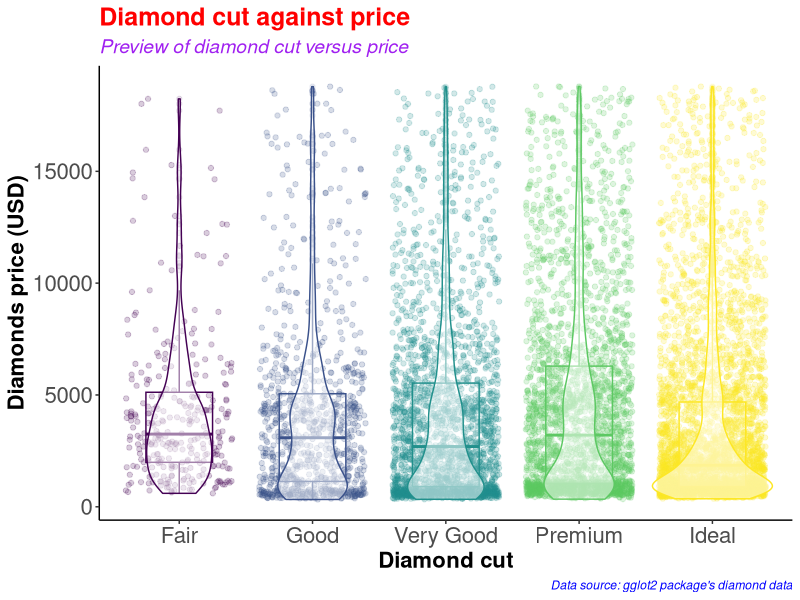
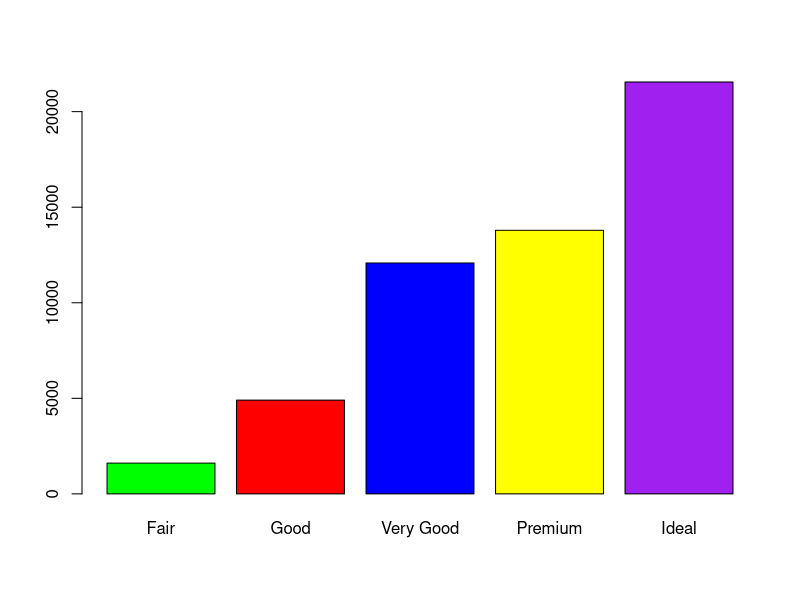
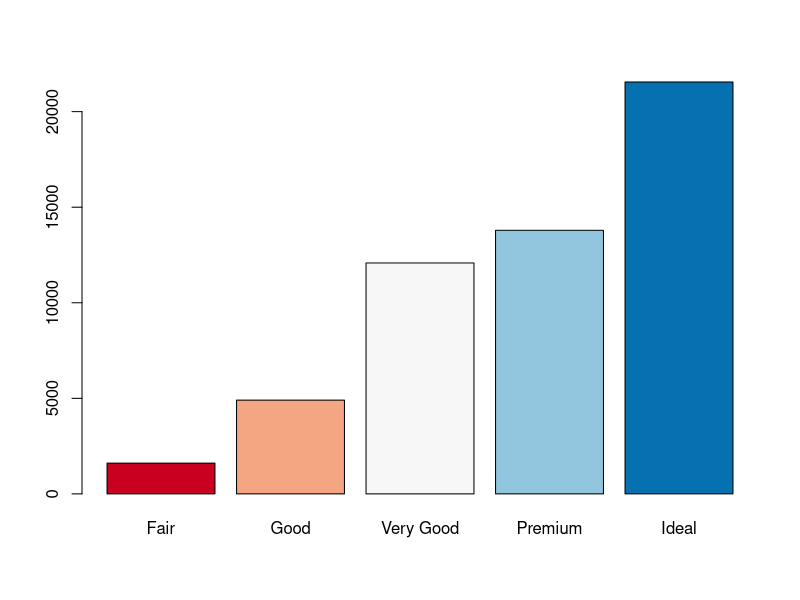
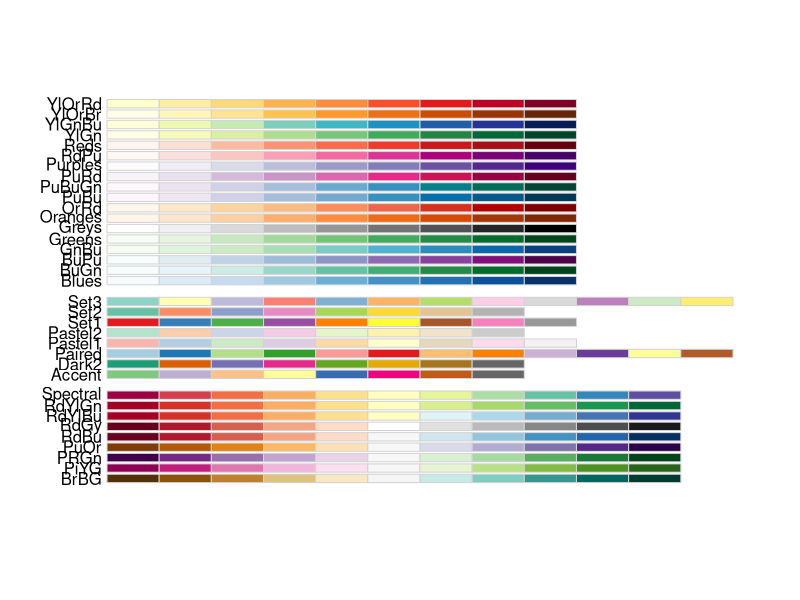
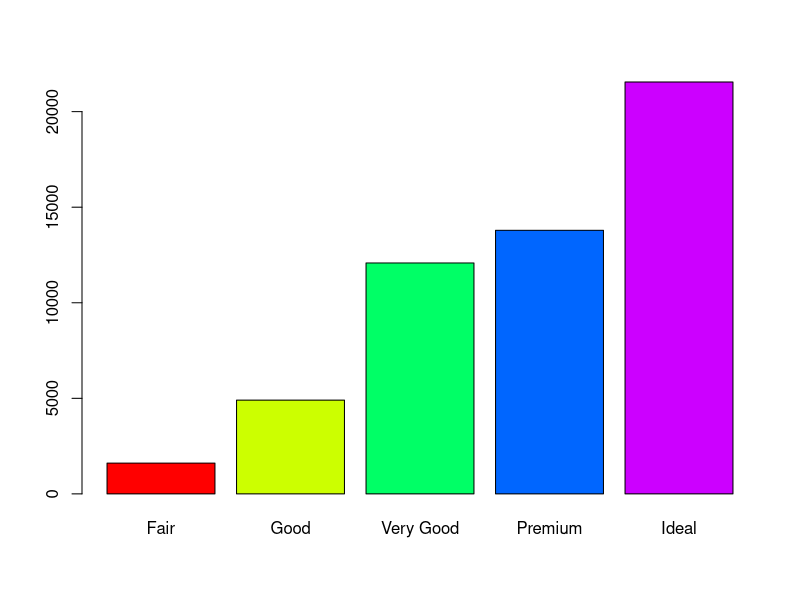
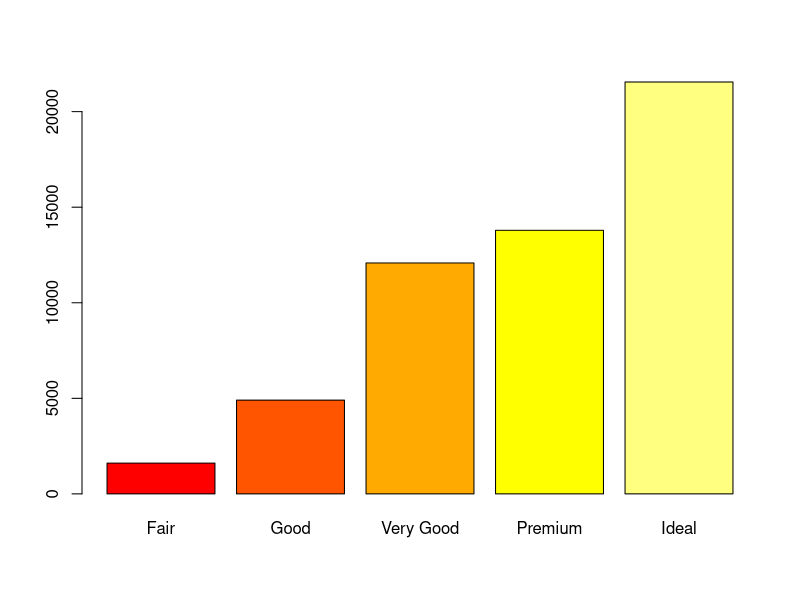
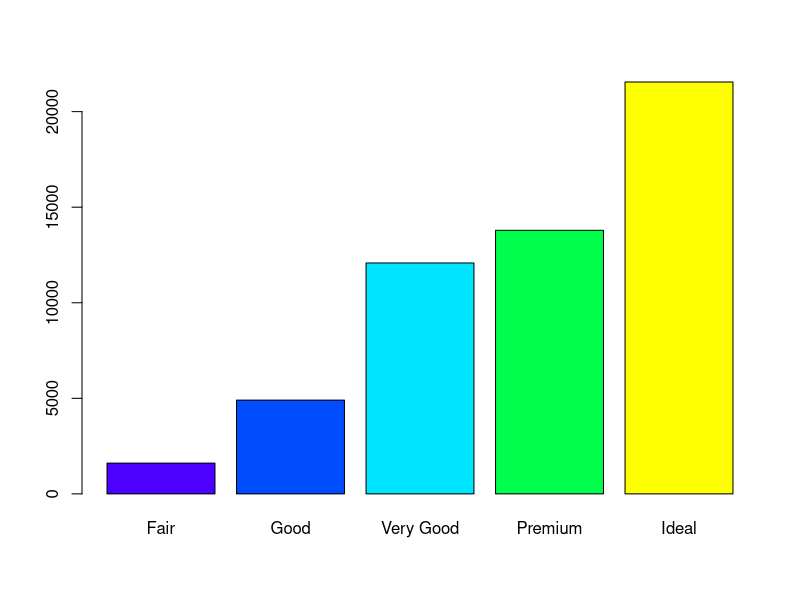
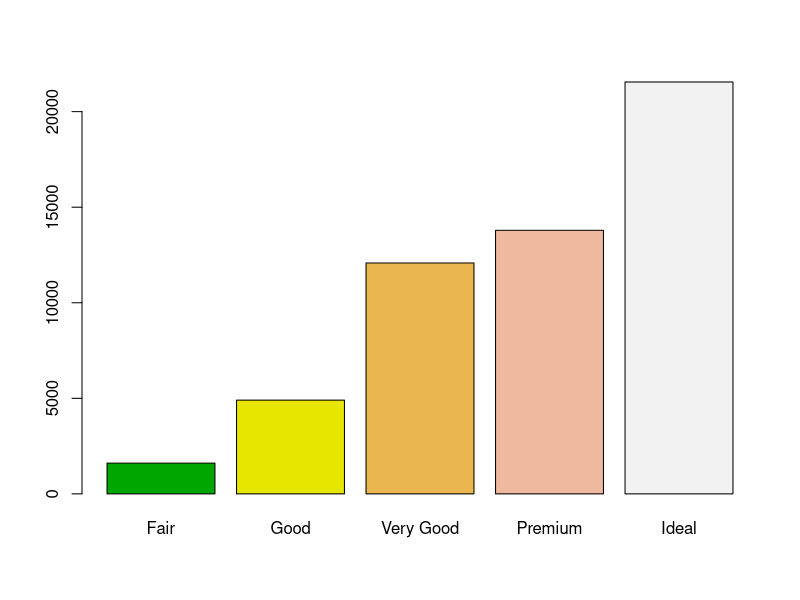

Here is the R script that generated these plots, in order:
#########################################
# Name: Wyclife Agumba Oluoch           #   
# E-mail: wyclifeoluoch@gmail.com       #
# GitHub: https://github.com/Wycology   #
# Task: Boxplot and violin plots in one #
# Date: 4th Jan 2021                    #
# Last edited: 3 July 2021            #
#########################################

# Loading the necessary libraries for the project

library(tidyverse) # This is for data wrangling and plotting.
library(RColorBrewer) # This is for generating color pallets for the plots.

diamonds_df <- diamonds # Saving the diamonds data-set to a new object in R.

head(diamonds) # Checking the variables in the data-set for subsequent analyses
nrow(diamonds) # Checking for the number of rows in the data. 53940 observations
ncol(diamonds) # Checking the number of variables in the data-set. 10 variables

diamonds_df %>% # Picking the diamonds data, and then
  slice_sample(n = 0.2*(nrow(diamonds))) %>% # Picking a portion of the data-set
  ggplot(aes(x = cut, y = price, color = cut)) + # Adding the mapping variables
  geom_point(position = "jitter", alpha = 0.2) + # Adding jitter and alpha
  geom_boxplot(alpha = 0.1, width = 0.5) + # Modifying dimensions of the boxplot 
  geom_violin(alpha = 0.5) + # Adding violin plot on top of the box and jitter
  theme_classic() + # Adding my preferred theme for publication.
  theme(legend.position = "none") + # Removing the legend; it is on the x-axis
  labs(x = "Diamond cut", # Labels the x-axis.
       y = "Diamonds price (USD)", # Labeling the y-axis
       title = "Diamond cut against price", # Setting tibble of the plot
       subtitle = "Preview of diamond cut versus price", # Descriptive title beneath TITLE
       caption = "Data source: gglot2 package's diamond data") +
  theme(axis.text = element_text(size=16), # Size of labels on tick-marks
        axis.title = element_text(size=16,face="bold")) + # Size of axis labels
  theme(plot.title = element_text(color = 'red', size = 18, face = 'bold'),
        plot.subtitle = element_text(color = 'purple', size = 14, face = 'italic'),
        plot.caption = element_text(color = 'blue', face = 'italic'))

diamonds %>% # Picking the diamonds data, and then
  filter(cut == 'Very Good') %>% # Picking the very good cut 
  nrow() # counting the number of rows with very good cut

diamonds %>% 
  select(cut) %>% 
  table() %>% 
  barplot(col = c('green', 'red', 'blue', 'yellow', 'purple'))

# Instead of specifying the colors, we can simply use the color brewer panel 

diamonds %>% 
  select(cut) %>% 
  table() %>% 
  barplot(col = brewer.pal(n = 5, name = "RdBu"))
# To display more brewer colors options to use, run the following function:

display.brewer.all()

# Can also use rainbow colors

diamonds %>% 
  select(cut) %>% 
  table() %>% 
  barplot(col = rainbow(5))

# Can also use heat.colors
diamonds %>% 
  select(cut) %>% 
  table() %>% 
  barplot(col = heat.colors(5))

# Can also use topographic colors

diamonds %>% 
  select(cut) %>% 
  table() %>% 
  barplot(col = topo.colors(5))

# Can also use terrain colors for the plot
diamonds %>% 
  select(cut) %>% 
  table() %>% 
  barplot(col = terrain.colors(5))

# Can also use cm.colors
diamonds %>% 
  select(cut) %>% 
  table() %>% 
  barplot(col = cm.colors(5)) 

# That is awesome. Good for the day.
